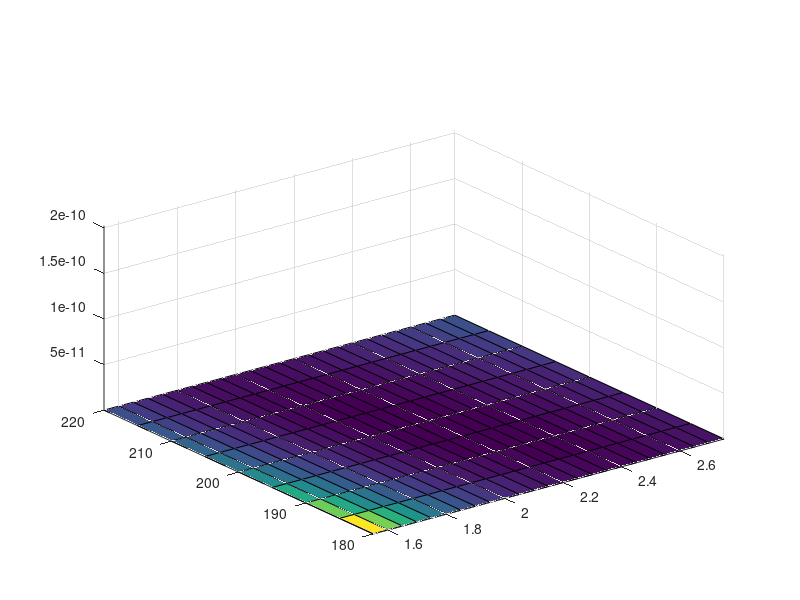
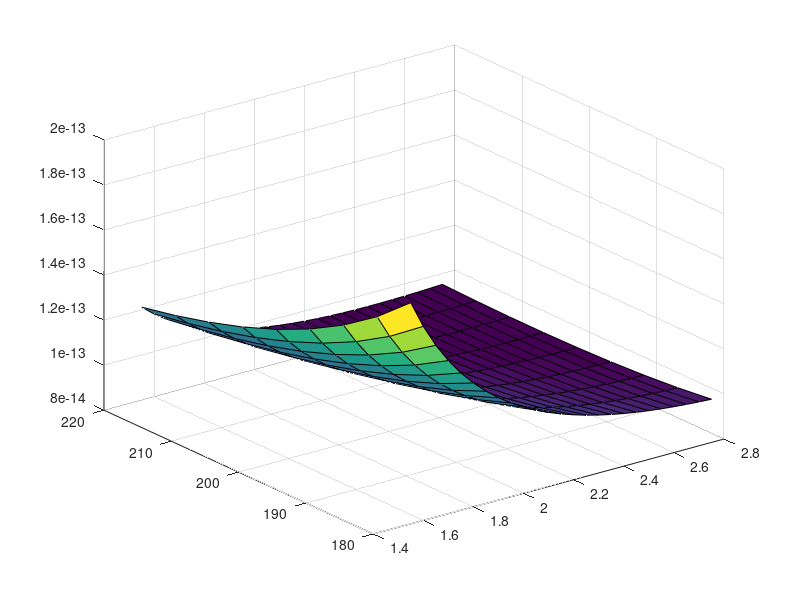

Write the MATLAB code that produced these figures, in order. (Note: this script raises an error after producing the figures.)
%hh= [220	220	220	220	220	220	220	220	220	220	220	220	220	220	220	220	220	220	220	220	220	220	220	220	220	215	215	215	215	215	215	215	215	215	215	215	215	215	215	215	215	215	215	215	215	215	215	215	215	215	210	210	210	210	210	210	210	210	210	210	210	210	210	210	210	210	210	210	210	210	210	210	210	210	210	205	205	205	205	205	205	205	205	205	205	205	205	205	205	205	205	205	205	205	205	205	205	205	205	205	200	200	200	200	200	200	200	200	200	200	200	200	200	200	200	200	200	200	200	200	200	200	200	200	200	195	195	195	195	195	195	195	195	195	195	195	195	195	195	195	195	195	195	195	195	195	195	195	195	195	190	190	190	190	190	190	190	190	190	190	190	190	190	190	190	190	190	190	190	190	190	190	190	190	190	185	185	185	185	185	185	185	185	185	185	185	185	185	185	185	185	185	185	185	185	185	185	185	185	185	180	180	180	180	180	180	180	180	180	180	180	180	180	180	180	180	180	180	180	180	180	180	180	180	180];
%w = [1.55E-07	1.60E-07	1.65E-07	1.70E-07	1.75E-07	1.80E-07	1.85E-07	1.90E-07	1.95E-07	2.00E-07	2.05E-07	2.10E-07	2.15E-07	2.20E-07	2.25E-07	2.30E-07	2.35E-07	2.40E-07	2.45E-07	2.50E-07	2.55E-07	2.60E-07	2.65E-07	2.70E-07	2.75E-07	1.55E-07	1.60E-07	1.65E-07	1.70E-07	1.75E-07	1.80E-07	1.85E-07	1.90E-07	1.95E-07	2.00E-07	2.05E-07	2.10E-07	2.15E-07	2.20E-07	2.25E-07	2.30E-07	2.35E-07	2.40E-07	2.45E-07	2.50E-07	2.55E-07	2.60E-07	2.65E-07	2.70E-07	2.75E-07	1.55E-07	1.60E-07	1.65E-07	1.70E-07	1.75E-07	1.80E-07	1.85E-07	1.90E-07	1.95E-07	2.00E-07	2.05E-07	2.10E-07	2.15E-07	2.20E-07	2.25E-07	2.30E-07	2.35E-07	2.40E-07	2.45E-07	2.50E-07	2.55E-07	2.60E-07	2.65E-07	2.70E-07	2.75E-07	0.000000155	0.00000016	0.000000165	0.00000017	0.000000175	0.00000018	0.000000185	0.00000019	1.95E-07	0.0000002	0.000000205	0.00000021	0.000000215	0.00000022	0.000000225	0.00000023	0.000000235	0.00000024	0.000000245	0.00000025	0.000000255	0.00000026	0.000000265	0.00000027	0.000000275	1.55E-07	1.60E-07	1.65E-07	1.70E-07	1.75E-07	1.80E-07	1.85E-07	1.90E-07	1.95E-07	2.00E-07	2.05E-07	2.10E-07	2.15E-07	2.20E-07	2.25E-07	2.30E-07	2.35E-07	2.40E-07	2.45E-07	2.50E-07	2.55E-07	2.60E-07	2.65E-07	2.70E-07	2.75E-07	1.55E-07	1.60E-07	1.65E-07	1.70E-07	1.75E-07	1.80E-07	1.85E-07	1.90E-07	1.95E-07	2.00E-07	2.05E-07	2.10E-07	2.15E-07	2.20E-07	2.25E-07	2.30E-07	2.35E-07	2.40E-07	2.45E-07	2.50E-07	2.55E-07	2.60E-07	2.65E-07	2.70E-07	2.75E-07	1.55E-07	1.60E-07	1.65E-07	1.70E-07	1.75E-07	1.80E-07	1.85E-07	1.90E-07	1.95E-07	2.00E-07	2.05E-07	2.10E-07	2.15E-07	2.20E-07	2.25E-07	2.30E-07	2.35E-07	2.40E-07	2.45E-07	2.50E-07	2.55E-07	2.60E-07	2.65E-07	2.70E-07	2.75E-07	0.000000155	0.00000016	0.000000165	0.00000017	0.000000175	0.00000018	0.000000185	0.00000019	1.95E-07	0.0000002	0.000000205	0.00000021	0.000000215	0.00000022	0.000000225	0.00000023	0.000000235	0.00000024	0.000000245	0.00000025	0.000000255	0.00000026	0.000000265	0.00000027	0.000000275	1.55E-07	1.60E-07	1.65E-07	1.70E-07	1.75E-07	1.80E-07	1.85E-07	1.90E-07	1.95E-07	2.00E-07	2.05E-07	2.10E-07	2.15E-07	2.20E-07	2.25E-07	2.30E-07	2.35E-07	2.40E-07	2.45E-07	2.50E-07	2.55E-07	2.60E-07	2.65E-07	2.70E-07	2.75E-07];
%Aeff_waveguard = [1.28238E-13	1.25331E-13	1.23102E-13	1.21435E-13	1.20221E-13	1.19389E-13	1.18873E-13	1.18627E-13	1.1861E-13	1.18795E-13	1.19152E-13	1.1966E-13	1.20301E-13	1.2106E-13	1.21922E-13	1.22874E-13	1.23909E-13	1.25017E-13	1.26192E-13	1.27425E-13	1.28712E-13	1.30049E-13	1.31427E-13	1.32849E-13	1.34303E-13	1.29574E-13	1.26204E-13	1.23592E-13	1.21589E-13	1.2009E-13	1.18999E-13	1.18262E-13	1.1781E-13	1.17611E-13	1.17625E-13	1.17824E-13	1.18185E-13	1.18687E-13	1.19311E-13	1.20046E-13	1.20877E-13	1.21794E-13	1.2279E-13	1.23854E-13	1.24982E-13	1.26163E-13	1.27399E-13	1.28676E-13	1.3E-13	1.3136E-13	1.31637E-13	1.27709E-13	1.24633E-13	1.22247E-13	1.20416E-13	1.19043E-13	1.1805E-13	1.17375E-13	1.16971E-13	1.16799E-13	1.16827E-13	1.17029E-13	1.17381E-13	1.17865E-13	1.18466E-13	1.19171E-13	1.19967E-13	1.20846E-13	1.21797E-13	1.22815E-13	1.23892E-13	1.25022E-13	1.26203E-13	1.27426E-13	1.28691E-13	1.34572E-13	1.29972E-13	1.26353E-13	1.2351E-13	1.21293E-13	1.19588E-13	1.18304E-13	1.17372E-13	1.1674E-13	1.16362E-13	1.16202E-13	1.16229E-13	1.1642E-13	1.16753E-13	1.17213E-13	1.17783E-13	1.18453E-13	1.1921E-13	1.20044E-13	1.2095E-13	1.21918E-13	1.22944E-13	1.24022E-13	1.25147E-13	1.26313E-13	1.38615E-13	1.33183E-13	1.28895E-13	1.25502E-13	1.22825E-13	1.20727E-13	1.1911E-13	1.17886E-13	1.16991E-13	1.1638E-13	1.16004E-13	1.15838E-13	1.15851E-13	1.1602E-13	1.16327E-13	1.16754E-13	1.17288E-13	1.17915E-13	1.18626E-13	1.19413E-13	1.2027E-13	1.21188E-13	1.2216E-13	1.23182E-13	1.24249E-13	1.44078E-13	1.37595E-13	1.32475E-13	1.28404E-13	1.25168E-13	1.22602E-13	1.20578E-13	1.19002E-13	1.17803E-13	1.1692E-13	1.16304E-13	1.15918E-13	1.15732E-13	1.15719E-13	1.15857E-13	1.16126E-13	1.16511E-13	1.16997E-13	1.17579E-13	1.18243E-13	1.18979E-13	1.19783E-13	1.20647E-13	1.21563E-13	1.22527E-13	1.51413E-13	1.43566E-13	1.37377E-13	1.32452E-13	1.28517E-13	1.25371E-13	1.22855E-13	1.20861E-13	1.19296E-13	1.18092E-13	1.17197E-13	1.16558E-13	1.16144E-13	1.15923E-13	1.15869E-13	1.15963E-13	1.16181E-13	1.16517E-13	1.16956E-13	1.17484E-13	1.18094E-13	1.18776E-13	1.19522E-13	1.20326E-13	1.21185E-13	1.61296E-13	1.51612E-13	1.44018E-13	1.37986E-13	1.3316E-13	1.29282E-13	1.26158E-13	1.23646E-13	1.21638E-13	1.20048E-13	1.18813E-13	1.17874E-13	1.17192E-13	1.16729E-13	1.16456E-13	1.16344E-13	1.16382E-13	1.16547E-13	1.16826E-13	1.17206E-13	1.17674E-13	1.18222E-13	1.18841E-13	1.19526E-13	1.2027E-13	1.74763E-13	1.62528E-13	1.53019E-13	1.45513E-13	1.39517E-13	1.34686E-13	1.3078E-13	1.27612E-13	1.25048E-13	1.22983E-13	1.21331E-13	1.20028E-13	1.19024E-13	1.18272E-13	1.17735E-13	1.17393E-13	1.17216E-13	1.17183E-13	1.1728E-13	1.17489E-13	1.17799E-13	1.18199E-13	1.1868E-13	1.19232E-13	1.19849E-13];
hh = 180:5:220;
hh = hh';
w = 1.55:0.05:2.75;
Aeff_waveguard = [1.74763E-13	1.62528E-13	1.53019E-13	1.45513E-13	1.39517E-13	1.34686E-13	1.3078E-13	1.27612E-13	1.25048E-13	1.22983E-13	1.21331E-13	1.20028E-13	1.19024E-13	1.18272E-13	1.17735E-13	1.17393E-13	1.17216E-13	1.17183E-13	1.1728E-13	1.17489E-13	1.17799E-13	1.18199E-13	1.1868E-13	1.19232E-13	1.19849E-13
1.61296E-13	1.51612E-13	1.44018E-13	1.37986E-13	1.3316E-13	1.29282E-13	1.26158E-13	1.23646E-13	1.21638E-13	1.20048E-13	1.18813E-13	1.17874E-13	1.17192E-13	1.16729E-13	1.16456E-13	1.16344E-13	1.16382E-13	1.16547E-13	1.16826E-13	1.17206E-13	1.17674E-13	1.18222E-13	1.18841E-13	1.19526E-13	1.2027E-13
1.51413E-13	1.43566E-13	1.37377E-13	1.32452E-13	1.28517E-13	1.25371E-13	1.22855E-13	1.20861E-13	1.19296E-13	1.18092E-13	1.17197E-13	1.16558E-13	1.16144E-13	1.15923E-13	1.15869E-13	1.15963E-13	1.16181E-13	1.16517E-13	1.16956E-13	1.17484E-13	1.18094E-13	1.18776E-13	1.19522E-13	1.20326E-13	1.21185E-13
1.44078E-13	1.37595E-13	1.32475E-13	1.28404E-13	1.25168E-13	1.22602E-13	1.20578E-13	1.19002E-13	1.17803E-13	1.1692E-13	1.16304E-13	1.15918E-13	1.15732E-13	1.15719E-13	1.15857E-13	1.16126E-13	1.16511E-13	1.16997E-13	1.17579E-13	1.18243E-13	1.18979E-13	1.19783E-13	1.20647E-13	1.21563E-13	1.22527E-13
1.38615E-13	1.33183E-13	1.28895E-13	1.25502E-13	1.22825E-13	1.20727E-13	1.1911E-13	1.17886E-13	1.16991E-13	1.1638E-13	1.16004E-13	1.15838E-13	1.15851E-13	1.1602E-13	1.16327E-13	1.16754E-13	1.17288E-13	1.17915E-13	1.18626E-13	1.19413E-13	1.2027E-13	1.21188E-13	1.2216E-13	1.23182E-13	1.24249E-13
1.34572E-13	1.29972E-13	1.26353E-13	1.2351E-13	1.21293E-13	1.19588E-13	1.18304E-13	1.17372E-13	1.1674E-13	1.16362E-13	1.16202E-13	1.16229E-13	1.1642E-13	1.16753E-13	1.17213E-13	1.17783E-13	1.18453E-13	1.1921E-13	1.20044E-13	1.2095E-13	1.21918E-13	1.22944E-13	1.24022E-13	1.25147E-13	1.26313E-13
1.31637E-13	1.27709E-13	1.24633E-13	1.22247E-13	1.20416E-13	1.19043E-13	1.1805E-13	1.17375E-13	1.16971E-13	1.16799E-13	1.16827E-13	1.17029E-13	1.17381E-13	1.17865E-13	1.18466E-13	1.19171E-13	1.19967E-13	1.20846E-13	1.21797E-13	1.22815E-13	1.23892E-13	1.25022E-13	1.26203E-13	1.27426E-13	1.28691E-13
1.29574E-13	1.26204E-13	1.23592E-13	1.21589E-13	1.2009E-13	1.18999E-13	1.18262E-13	1.1781E-13	1.17611E-13	1.17625E-13	1.17824E-13	1.18185E-13	1.18687E-13	1.19311E-13	1.20046E-13	1.20877E-13	1.21794E-13	1.2279E-13	1.23854E-13	1.24982E-13	1.26163E-13	1.27399E-13	1.28676E-13	1.3E-13	1.3136E-13
1.28238E-13	1.25331E-13	1.23102E-13	1.21435E-13	1.20221E-13	1.19389E-13	1.18873E-13	1.18627E-13	1.1861E-13	1.18795E-13	1.19152E-13	1.1966E-13	1.20301E-13	1.2106E-13	1.21922E-13	1.22874E-13	1.23909E-13	1.25017E-13	1.26192E-13	1.27425E-13	1.28712E-13	1.30049E-13	1.31427E-13	1.32849E-13	1.34303E-13];
figure(1);
surf(w,hh,Aeff_waveguard);
axis([1.55 2.75 180 220 9.4e-14 1.75e-13])
Aeff_fiber= [1.78197E-13	1.66183E-13	1.56253E-13	1.47974E-13	1.40955E-13	1.34993E-13	1.29859E-13	1.2542E-13	1.21596E-13	1.18288E-13	1.15406E-13	1.12899E-13	1.1072E-13	1.08816E-13	1.0714E-13	1.05699E-13	1.04448E-13	1.03364E-13	1.02428E-13	1.01626E-13	1.00944E-13	1.00367E-13	9.98875E-14	9.94936E-14	9.91786E-14
1.65114E-13	1.54861E-13	1.46303E-13	1.39105E-13	1.33019E-13	1.27849E-13	1.23389E-13	1.19545E-13	1.16227E-13	1.13351E-13	1.10861E-13	1.08703E-13	1.0683E-13	1.05204E-13	1.03796E-13	1.0257E-13	1.01524E-13	1.00628E-13	9.98666E-14	9.92209E-14	9.86823E-14	9.82399E-14	9.78819E-14	9.76043E-14	9.7397E-14
1.54522E-13	1.45652E-13	1.38201E-13	1.31919E-13	1.26581E-13	1.2205E-13	1.18138E-13	1.14788E-13	1.11888E-13	1.09382E-13	1.0723E-13	1.0536E-13	1.0375E-13	1.0236E-13	1.01166E-13	1.00142E-13	9.92593E-14	9.85224E-14	9.79048E-14	9.73944E-14	9.69808E-14	9.66531E-14	9.64027E-14	9.62219E-14	9.61062E-14
1.45892E-13	1.38105E-13	1.31574E-13	1.26029E-13	1.21335E-13	1.1734E-13	1.13903E-13	1.10949E-13	1.08413E-13	1.06226E-13	1.04343E-13	1.02723E-13	1.01335E-13	1.00143E-13	9.913E-14	9.82699E-14	9.75463E-14	9.69398E-14	9.64472E-14	9.60529E-14	9.57451E-14	9.55167E-14	9.53597E-14	9.52663E-14	9.52303E-14
1.38856E-13	1.31942E-13	1.26136E-13	1.21231E-13	1.17062E-13	1.13512E-13	1.1048E-13	1.07879E-13	1.05643E-13	1.03726E-13	1.02077E-13	1.00671E-13	9.94689E-14	9.84505E-14	9.75913E-14	9.68746E-14	9.62804E-14	9.57973E-14	9.54133E-14	9.51166E-14	9.49024E-14	9.47611E-14	9.46847E-14	9.46673E-14	9.47041E-14
1.33068E-13	1.26902E-13	1.2172E-13	1.17337E-13	1.13615E-13	1.10452E-13	1.07745E-13	1.05433E-13	1.03456E-13	1.01768E-13	1.00328E-13	9.91029E-14	9.80676E-14	9.71969E-14	9.64728E-14	9.5877E-14	9.53967E-14	9.50172E-14	9.47299E-14	9.45248E-14	9.43932E-14	9.43286E-14	9.43248E-14	9.43757E-14	9.44771E-14
1.28336E-13	1.22792E-13	1.1812E-13	1.14184E-13	1.10845E-13	1.08006E-13	1.05588E-13	1.03527E-13	1.01772E-13	1.0028E-13	9.90157E-14	9.79512E-14	9.70576E-14	9.63173E-14	9.57108E-14	9.52237E-14	9.48426E-14	9.45561E-14	9.4353E-14	9.42271E-14	9.417E-14	9.41741E-14	9.42356E-14	9.43475E-14	9.45068E-14
1.24426E-13	1.19423E-13	1.15216E-13	1.11652E-13	1.08644E-13	1.06082E-13	1.03917E-13	1.02069E-13	1.00506E-13	9.91862E-14	9.80757E-14	9.71477E-14	9.63808E-14	9.57539E-14	9.52527E-14	9.48612E-14	9.45689E-14	9.43646E-14	9.42392E-14	9.41854E-14	9.41936E-14	9.42608E-14	9.43801E-14	9.45487E-14	9.47608E-14
1.21262E-13	1.16703E-13	1.12871E-13	1.0964E-13	1.0691E-13	1.04605E-13	1.02647E-13	1.00993E-13	9.9596E-14	9.84259E-14	9.74508E-14	9.66452E-14	9.59894E-14	9.54653E-14	9.50569E-14	9.47516E-14	9.45387E-14	9.44085E-14	9.43519E-14	9.43621E-14	9.44328E-14	9.45582E-14	9.47312E-14	9.49505E-14	9.52107E-14];
figure(2);
surf(w,hh,Aeff_fiber);
axis([1.55 2.75 220 180 9.4e-14 1.75e-13])